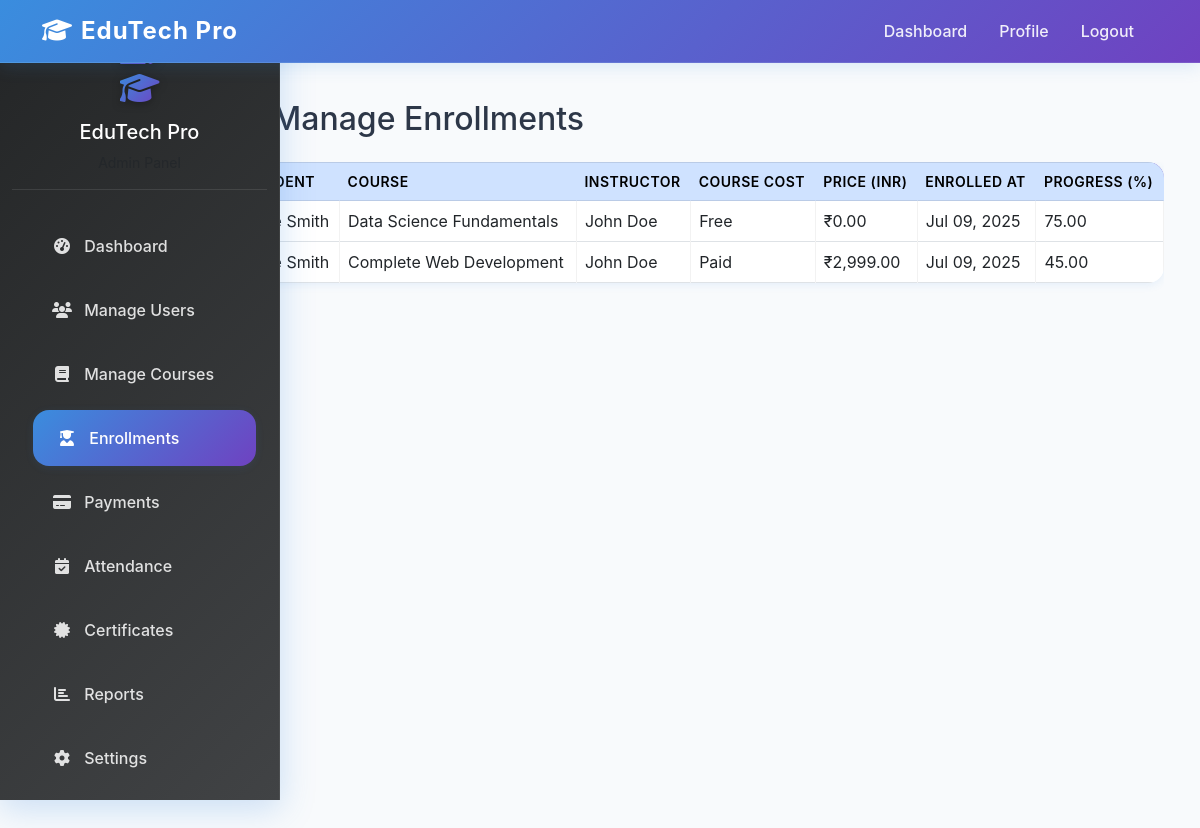
Page /admin/enrollments.php (signed in) on the committed database.
### tables this page shows
CREATE TABLE IF NOT EXISTS `enrollments` (
    `id` INT AUTO_INCREMENT PRIMARY KEY,
    `student_id` INT NOT NULL,
    `course_id` INT NOT NULL,
    `enrolled_at` TIMESTAMP DEFAULT CURRENT_TIMESTAMP,
    `progress` DECIMAL(5,2) DEFAULT 0.00,
    `completed_at` TIMESTAMP NULL,
    `last_accessed` TIMESTAMP NULL,
    `status` ENUM('active', 'completed', 'cancelled') DEFAULT 'active',
    FOREIGN KEY (`student_id`) REFERENCES `users`(`id`) ON DELETE CASCADE,
    FOREIGN KEY (`course_id`) REFERENCES `courses`(`id`) ON DELETE CASCADE,
    UNIQUE KEY `unique_enrollment` (`student_id`, `course_id`)
);

CREATE TABLE IF NOT EXISTS `users` (
    `id` INT AUTO_INCREMENT PRIMARY KEY,
    `google_id` VARCHAR(255) UNIQUE,
    `username` VARCHAR(50) UNIQUE,
    `email` VARCHAR(100) UNIQUE NOT NULL,
    `password` VARCHAR(255),
    `full_name` VARCHAR(100) NOT NULL,
    `role` ENUM('admin', 'teacher', 'student') NOT NULL,
    `profile_image` VARCHAR(255),
    `phone` VARCHAR(20),
    `address` TEXT,
    `status` ENUM('active', 'inactive', 'pending') DEFAULT 'active',
    `created_at` TIMESTAMP DEFAULT CURRENT_TIMESTAMP,
    `updated_at` TIMESTAMP DEFAULT CURRENT_TIMESTAMP ON UPDATE CURRENT_TIMESTAMP
);

CREATE TABLE IF NOT EXISTS `courses` (
    `id` INT AUTO_INCREMENT PRIMARY KEY,
    `title` VARCHAR(200) NOT NULL,
    `description` TEXT,
    `instructor_id` INT,
    `category` VARCHAR(100),
    `level` ENUM('beginner', 'intermediate', 'advanced') DEFAULT 'beginner',
    `price` DECIMAL(10,2) DEFAULT 0.00,
    `is_premium` BOOLEAN DEFAULT FALSE,
    `thumbnail` VARCHAR(255),
    `duration` INT DEFAULT 0,
    `total_lessons` INT DEFAULT 0,
    `total_students` INT DEFAULT 0,
    `rating` DECIMAL(3,2) DEFAULT 0.00,
    `status` ENUM('draft', 'published', 'archived') DEFAULT 'draft',
    `created_at` TIMESTAMP DEFAULT CURRENT_TIMESTAMP,
    `updated_at` TIMESTAMP DEFAULT CURRENT_TIMESTAMP ON UPDATE CURRENT_TIMESTAMP,
    FOREIGN KEY (`instructor_id`) REFERENCES `users`(`id`) ON DELETE SET NULL
);

### admin/enrollments.php (the view, shortened to what this page needs)
<?php
require_once '../config/database.php';
$stmt = $pdo->prepare('
    SELECT e.*, u.full_name as student_name, c.title as course_title, t.full_name as instructor_name, c.is_premium, c.price
    FROM enrollments e
    JOIN users u ON e.student_id = u.id
    JOIN courses c ON e.course_id = c.id
    LEFT JOIN users t ON c.instructor_id = t.id
    ORDER BY e.enrolled_at DESC
');
$stmt->execute();
$enrollments = $stmt->fetchAll();
?>
<!DOCTYPE html>
<html lang="en">
<head>
    <link href="https://cdn.jsdelivr.net/npm/bootstrap@5.3.0/dist/css/bootstrap.min.css" rel="stylesheet">
    <link href="https://cdnjs.cloudflare.com/ajax/libs/font-awesome/6.4.0/css/all.min.css" rel="stylesheet">
    <link href="../assets/css/admin-dashboard.css" rel="stylesheet">
</head>
<body>
    <nav class="navbar navbar-expand-lg navbar-dark bg-primary fixed-top">
        <div class="container">
            <a class="navbar-brand fw-bold" href="dashboard.php">
                <i class="fas fa-graduation-cap me-2"></i>EduTech Pro
            </a>
            <div class="collapse navbar-collapse" id="navbarNav">
                <ul class="navbar-nav ms-auto">
                    <li class="nav-item"><a class="nav-link" href="dashboard.php">Dashboard</a></li>
                    <li class="nav-item"><a class="nav-link" href="profile.php">Profile</a></li>
                    <li class="nav-item"><a class="nav-link" href="logout.php">Logout</a></li>
                </ul>
            </div>
        </div>
    </nav>
    <div class="container-fluid" style="margin-top: 76px;">
        <div class="row">
            <nav class="col-md-3 col-lg-2 d-md-block sidebar collapse">
                <div class="position-sticky">
                    <div class="text-center mb-4 d-flex flex-column align-items-center">
                        <i class="fas fa-user-shield fa-2x text-warning mb-2"></i>
                        <i class="fas fa-graduation-cap fa-2x text-warning mb-2"></i>
                        <h5 class="text-white mt-2">EduTech Pro</h5>
                        <small class="text-muted">Admin Panel</small>
                    </div>
                    <ul class="nav flex-column">
                        <li class="nav-item">
                            <a class="nav-link" href="dashboard.php">
                                <i class="fas fa-tachometer-alt me-2"></i>
                                Dashboard
                            </a>
                        </li>
                        <li class="nav-item">
                            <a class="nav-link" href="users.php">
                                <i class="fas fa-users me-2"></i>
                                Manage Users
                            </a>
                        </li>
                        <li class="nav-item">
                            <a class="nav-link" href="courses.php">
                                <i class="fas fa-book me-2"></i>
                                Manage Courses
                            </a>
                        </li>
                        <li class="nav-item">
                            <a class="nav-link active" href="enrollments.php">
                                <i class="fas fa-user-graduate me-2"></i>
                                Enrollments
                            </a>
                        </li>
                        <li class="nav-item">
                            <a class="nav-link" href="payments.php">
                                <i class="fas fa-credit-card me-2"></i>
                                Payments
                            </a>
                        </li>
                        <li class="nav-item">
                            <a class="nav-link" href="attendance.php">
                                <i class="fas fa-calendar-check me-2"></i>
                                Attendance
                            </a>
                        </li>
                        <li class="nav-item">
                            <a class="nav-link" href="certificates.php">
                                <i class="fas fa-certificate me-2"></i>
                                Certificates
                            </a>
                        </li>
                        <li class="nav-item">
                            <a class="nav-link" href="reports.php">
                                <i class="fas fa-chart-bar me-2"></i>
                                Reports
                            </a>
                        </li>
                        <li class="nav-item">
                            <a class="nav-link" href="settings.php">
                                <i class="fas fa-cog me-2"></i>
                                Settings
                            </a>
                        </li>
                        <li class="nav-item">
                            <a class="nav-link" href="profile.php">
                            </a>
                        </li>
                    </ul>
                </div>
            </nav>
            <main class="col-md-9 ms-sm-auto col-lg-10 px-md-4 dashboard-main-content">
                <div class="container mt-4">
                    <h2 class="mb-4"><i class="fas fa-user-graduate me-2"></i>Manage Enrollments</h2>
                    <div class="table-responsive">
                        <table class="table table-hover table-bordered">
                            <thead class="table-primary">
                                <tr>
                                    <th>Student</th>
                                    <th>Course</th>
                                    <th>Instructor</th>
                                    <th>Course Cost</th>
                                    <th>Price (INR)</th>
                                    <th>Enrolled At</th>
                                    <th>Progress (%)</th>
                                </tr>
                            </thead>
                            <tbody>
                                <?php foreach ($enrollments as $enrollment): ?>
                                <tr>
                                    <td><?php echo htmlspecialchars($enrollment['student_name']); ?></td>
                                    <td><?php echo htmlspecialchars($enrollment['course_title']); ?></td>
                                    <td><?php echo htmlspecialchars($enrollment['instructor_name'] ?: 'N/A'); ?></td>
                                    <td><?php echo $enrollment['is_premium'] ? 'Paid' : 'Free'; ?></td>
                                    <td>₹<?php echo number_format($enrollment['price'], 2); ?></td>
                                    <td><?php echo date('M d, Y', strtotime($enrollment['enrolled_at'])); ?></td>
                                    <td><?php echo number_format($enrollment['progress'], 2); ?></td>
                                </tr>
                                <?php endforeach; ?>
                            </tbody>
                        </table>
                    </div>
                </div>
            </main>
        </div>
    </div>
</body>
</html>

### assets/css/admin-dashboard.css (style rules this page uses)
:root { --primary-gradient: linear-gradient(135deg, #3a8dde 0%, #6f42c1 100%); --secondary-gradient: linear-gradient(135deg, #6f42c1 0%, #3a8dde 100%); --dark-gradient: linear-gradient(135deg, #232526 0%, #414345 100%); --shadow-xl: 0 8px 32px 0 rgba(58, 141, 222, 0.25); --shadow-lg: 0 4px 16px 0 rgba(58, 141, 222, 0.15); --shadow-md: 0 2px 8px 0 rgba(58, 141, 222, 0.10); --border-radius: 1rem; --border-radius-lg: 1.5rem; --border-radius-xl: 2rem; --admin-bg: #f8fafc; --admin-sidebar-width: 280px; }
body { font-family: 'Inter', 'Segoe UI', Arial, sans-serif; background: var(--admin-bg); color: #2d3748; min-height: 100vh; }
.navbar { background: var(--primary-gradient) !important; box-shadow: var(--shadow-lg); border-bottom: 1px solid rgba(255,255,255,0.1); }
.navbar-brand { font-weight: 800; font-size: 1.5rem; letter-spacing: 1px; color: #fff !important; }
.navbar-nav .nav-link { color: rgba(255,255,255,0.9) !important; font-weight: 500; margin-right: 1rem; transition: all 0.3s ease; position: relative; }
.navbar-nav .nav-link::after { content: ''; position: absolute; bottom: -2px; left: 0; width: 0; height: 2px; background: #fff; transition: width 0.3s ease; }
.sidebar { background: var(--dark-gradient); backdrop-filter: blur(10px); box-shadow: var(--shadow-xl); border-right: 1px solid rgba(255,255,255,0.1); height: 100vh; position: fixed; top: 0; left: 0; z-index: 1000; width: 100%; max-width: var(--admin-sidebar-width); overflow-y: auto; overflow-x: hidden; scrollbar-width: thin; scrollbar-color: rgba(58, 141, 222, 0.3) transparent; }
.sidebar .text-center { padding: 2rem 1rem 1rem 1rem; border-bottom: 1px solid rgba(255,255,255,0.1); }
.sidebar .text-center i { background: var(--primary-gradient); -webkit-background-clip: text; -webkit-text-fill-color: transparent; background-clip: text; filter: drop-shadow(0 2px 4px rgba(0,0,0,0.3)); }
.sidebar .nav-link { color: rgba(255,255,255,0.85) !important; font-weight: 500; padding: 1rem 1.5rem; margin: 0.25rem 1rem; border-radius: var(--border-radius); transition: all 0.3s ease; position: relative; overflow: hidden; }
.sidebar .nav-link::before { content: ''; position: absolute; top: 0; left: -100%; width: 100%; height: 100%; background: var(--primary-gradient); transition: all 0.3s ease; z-index: -1; }
.sidebar .nav-link:hover::before, .sidebar .nav-link.active::before { left: 0; }
.sidebar .nav-link:hover, .sidebar .nav-link.active { color: #fff !important; transform: translateX(5px); box-shadow: var(--shadow-md); }
.sidebar .nav-link i { width: 20px; text-align: center; margin-right: 0.75rem; }
.dashboard-main-content { margin-left: var(--admin-sidebar-width); padding-top: 0; min-height: 100vh; background: var(--admin-bg); transition: margin-left 0.3s ease; }
.table { border-radius: var(--border-radius); overflow: hidden; box-shadow: var(--shadow-md); }
.table thead { background: var(--primary-gradient); color: #fff; }
.table thead th { border: none; font-weight: 600; text-transform: uppercase; font-size: 0.875rem; letter-spacing: 0.5px; }
.table tbody tr { transition: all 0.2s ease; }
.table tbody td { border-color: rgba(0,0,0,0.05); vertical-align: middle; }

### rows in the picture
enrollments: student.full_name "Jane Smith", course.title "Data Science Fundamentals", users.full_name "John Doe", shows "Free", course.price "0.00", enrolled_at "Jul 09, 2025", progress "75.00"
enrollments: student.full_name "Jane Smith", course.title "Complete Web Development", users.full_name "John Doe", shows "Paid", course.price "2,999.00", enrolled_at "Jul 09, 2025", progress "45.00"
